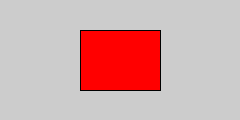
Frame 1 (no input)
Frame 60 (the mouse pressed at the canvas centre just before this capture): identical to frame 1, image omitted
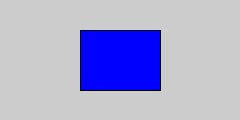
Frame 120 (the mouse held since frame 60 and released just before this capture)

The Processing sketch that drew these frames (run headless with seeded random() and noise(); from frame 60 on, the mouse is pressed at the canvas centre):

// Processing sketch: Ex_05_15
// ── Ex_05_15.pde

int x = 80;        // Coordanada esuperior del rectángulo 'X'
int y = 30;        // Coordenada en 'Y'
int w = 80;        // Ancho del rectángulo (a lo largo, varía 'x')
int h = 60;        // Alto del rectángulo (a lo alto, varía 'y')

void setup() {
  size(240, 120);
}

void draw() {
  background(204);  // Se pinta el lienzo de nuevo
  
  // Si está 'a la derecha' del inicio del rectángulo (a lo largo de 'x')
  // o está 'a la izquierda' del fin del rectángulo (a lo largo de 'x')
  if ((mouseX > x) && (mouseX < x+w) && // Y ADEMÁS...
    // Si está 'abajo del tope' a lo alto (recorrido a lo largo de 'y')
    // o está 'arriba del tope' a lo alto (recorrido a lo largo de 'y')
    (mouseY > y) && (mouseY < y+h)) {
    fill(0,0,255);          // Se rellena de AZUL
  } else {                  //... si no sucediera lo anterior...        
    fill(255,0,0);          // Se rellena de ROJO
  }
  rect(x, y, w, h);         // Ahora se traza el rectángulo con el 
                            // relleno antes seleccionado
}
